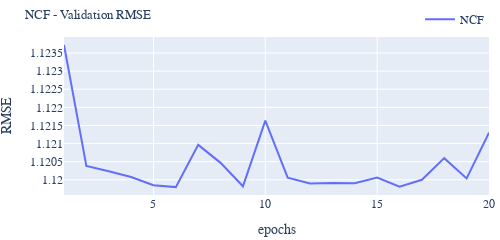

This figure's notebook cell:
### Code cell
epochs = np.linspace(1, len(ncf_val), len(ncf_val))
df = pd.DataFrame(index=epochs)
df['epoch'] = epochs
df['ncf_val'] = ncf_val
fig = px.line(df, x='epoch', y=['ncf_val'], title='NCF - Validation RMSE')
newnames ={'ncf_val': 'NCF'}
fig.for_each_trace(lambda t: t.update(name = newnames[t.name],
                                      legendgroup = newnames[t.name],
                                      hovertemplate = t.hovertemplate.replace(t.name, newnames[t.name])
                                     )
                  )
fig.update_xaxes(title_text="epochs")
fig.update_yaxes(title_text='RMSE')
fig.update_layout(legend_title_text='')
fig.update_layout(legend=dict(
    orientation="h",
    yanchor="bottom",
    y=1.02,
    xanchor="right",
    x=1
))
fig.update_layout(width =500, height=200, 
                  font_family="Serif", font_size=12, title_font_size=13, 
                  margin_l=5, margin_t=5, margin_b=5, margin_r=5)
import plotly.io as pio
#save a figure of 300dpi, width 1.5 inches, height 0.75inches
fig.update_yaxes(nticks=10)
pio.write_image(fig, "./img/ncf.pdf", width=1.5*300, height=0.75*300)
fig.show()

### Figure 1 — Plotly figure (JSON) as saved in the notebook; plotly's stock layout.template omitted (floating-point values rounded to 4 significant figures)
{"data": [{"hovertemplate": "variable=NCF<br>epoch=%{x}<br>value=%{y}<extra></extra>", "legendgroup": "NCF", "line": {"color": "#636efa", "dash": "solid"}, "marker": {"symbol": "circle"}, "mode": "lines", "name": "NCF", "orientation": "v", "showlegend": true, "type": "scatter", "x": [1, 2, 3, 4, 5, 6, 7, 8, 9, 10, 11, 12, 13, 14, 15, 16, 17, 18, 19, 20], "xaxis": "x", "y": [1.124, 1.12, 1.12, 1.12, 1.12, 1.12, 1.121, 1.12, 1.12, 1.122, 1.12, 1.12, 1.12, 1.12, 1.12, 1.12, 1.12, 1.121, 1.12, 1.121], "yaxis": "y"}], "layout": {"font": {"family": "Serif", "size": 12}, "height": 200, "legend": {"orientation": "h", "title": {"text": ""}, "tracegroupgap": 0, "x": 1, "xanchor": "right", "y": 1.02, "yanchor": "bottom"}, "margin": {"b": 5, "l": 5, "r": 5, "t": 5}, "title": {"font": {"size": 13}, "text": "NCF - Validation RMSE"}, "width": 500, "xaxis": {"anchor": "y", "domain": [0, 1], "title": {"text": "epochs"}}, "yaxis": {"anchor": "x", "domain": [0, 1], "nticks": 10, "title": {"text": "RMSE"}}}}
